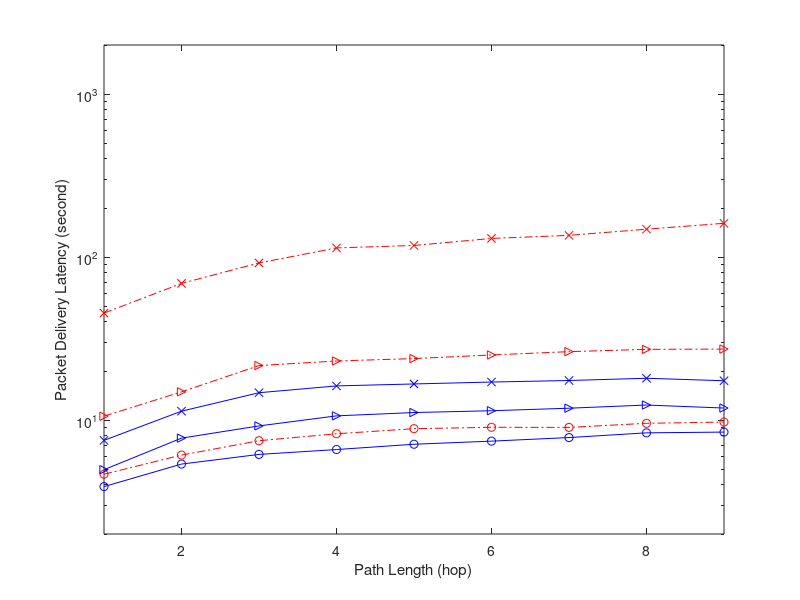

Recreate this plot in MATLAB. (Note: this script raises an error after producing the figure.)
% Plot Packet delivery latency, fixed arrival rate=0.2, \xi=14,17,20
% \xi = 14, 17, 20
% PRI-basic, PRI-ASM (adaptive schedule maintaince)
basic_14=[4.655595928
6.097257237
7.470889664
8.242168439
8.854827079
9.030423626
9.015862111
9.554668512
9.718901765];
asm_14=[3.906646991
5.370965493
6.156967932
6.594628801
7.107679685
7.42609043
7.809706576
8.349521301
8.438454314];
basic_17=[10.56274182
14.89773889
21.59694371
23.0405945
23.83880821
25.08604992
26.28579147
27.15565876
27.26347743];
asm_17=[4.961396218
7.748326917
9.20816026
10.61181341
11.12286322
11.40977312
11.82428583
12.36747373
11.85141659];
basic_20=[45.32827688
68.93333881
92.01823024
113.8110584
117.8031
130.1101614
135.923192
148.2626891
161.1029632];
asm_20=[7.509056521
11.338167
14.7156541
16.20125659
16.65510005
17.11363989
17.48956702
18.05349191
17.42663569];

figure;
hold off;
chain_hops=1:1:9;
semilogy(chain_hops,basic_14,'ro-.');
hold on;
semilogy(chain_hops,basic_17,'r>-.');
semilogy(chain_hops,basic_20,'rx-.');


semilogy(chain_hops,asm_14,'bo-');
semilogy(chain_hops,asm_17,'b>-');
semilogy(chain_hops,asm_20,'bx-');

% set(gca,'XTick',0.05:0.05:0.5);
% set(gca,'XTickLabel',0.05:0.05:0.5);
%set(gca,'Xdir','reverse')
axis([1 9 2 2000]);
xlabel('Path Length (hop)');
ylabel('Packet Delivery Latency (second)');
legend('PRI-basic, {{\it{\xi}} = 14}','PRI-basic, {{\it{\xi}} = 17}','PRI-basic, {{\it{\xi}} = 20}', ...
    'PRI-ASM, {{\it{\xi}} = 14}','PRI-ASM, {{\it{\xi}} = 17}','PRI-ASM, {{\it{\xi}} = 20}',2);
% grid on;
